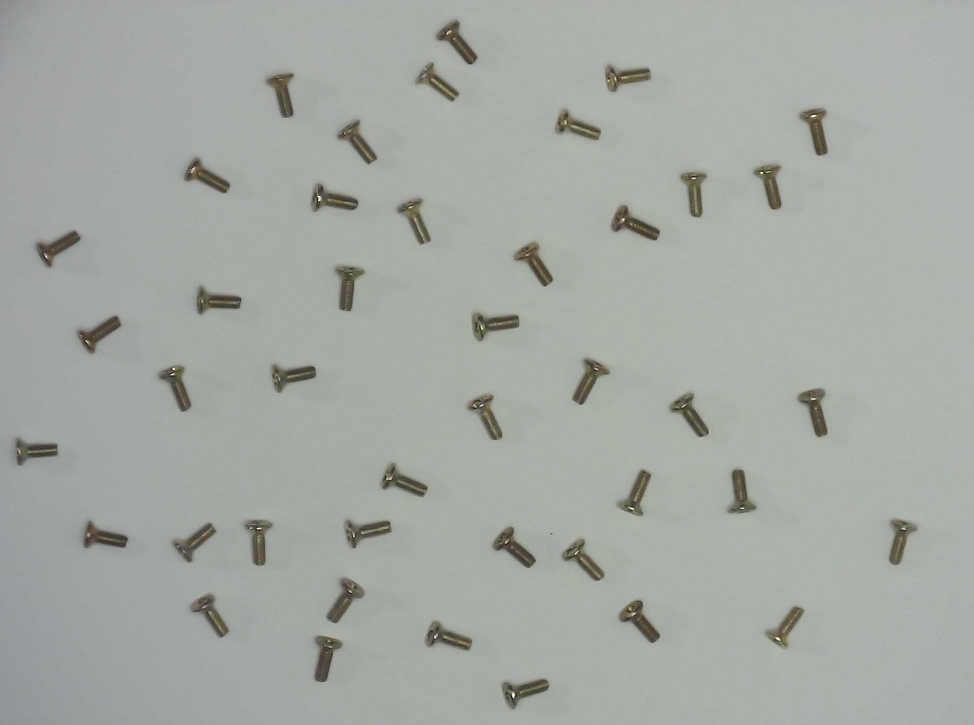
#> input picture data/Screws_2024_07_15/img1.jpg, 974 x 725 px, shrunk from 1451 x 1080 before the run, found by its file name; its folder holds only this picture in this run
$ jupyter execute non_ai_detection.ipynb   (shell and % lines are left out)
#> lines starting #> are read from the running program, lines starting #| are printed output that depends on the picture; after the words box and inside, x2 and y2 are one past the last pixel; in counts of white or black regions, pixels touching at a corner belong together
#> the answer given: img1.jpg
# Non-AI Solution: Screw and Bolt Detection using OpenCV
**Author:** Sanjay
**Task:** Count items in images using traditional Computer Vision techniques
**Target Accuracy:** > 95%

## Approach
- Binary thresholding for object segmentation
- Contour detection for object identification
- Shape analysis (hexagonal/circular) for bolt detection
- Center hole detection for screw vs bolt classification

[cell 1]
# Install required packages

[cell 2]
import cv2
import numpy as np
from matplotlib import pyplot as plt
from pathlib import Path

# For Colab file upload
try:
    from google.colab import files
    IN_COLAB = True
except ImportError:
    IN_COLAB = False

[cell 3]
class ScrewBoltDetector:
    """Advanced detector for screws and bolts using traditional CV techniques."""

    def __init__(self, min_area=100, max_area=10000, blur_kernel=(5, 5), threshold=60):
#> further down, image is the input picture: shape (725, 974, 3); mean B, G, R 163.1, 168.4, 164.1
        self.min_area = min_area
        self.max_area = max_area
        self.blur_kernel = blur_kernel
        self.threshold = threshold

    # [35 lines left out: functions is_hexagonal_or_circular, has_center_hole, not called in this run]

    def detect_objects(self, image):
        """Detect and classify screws and bolts in image."""
        output = image.copy()

        # Preprocessing
        gray = cv2.cvtColor(image, cv2.COLOR_BGR2GRAY)
        blurred = cv2.GaussianBlur(gray, self.blur_kernel, 0)
        _, thresh = cv2.threshold(blurred, self.threshold, 255, cv2.THRESH_BINARY_INV)
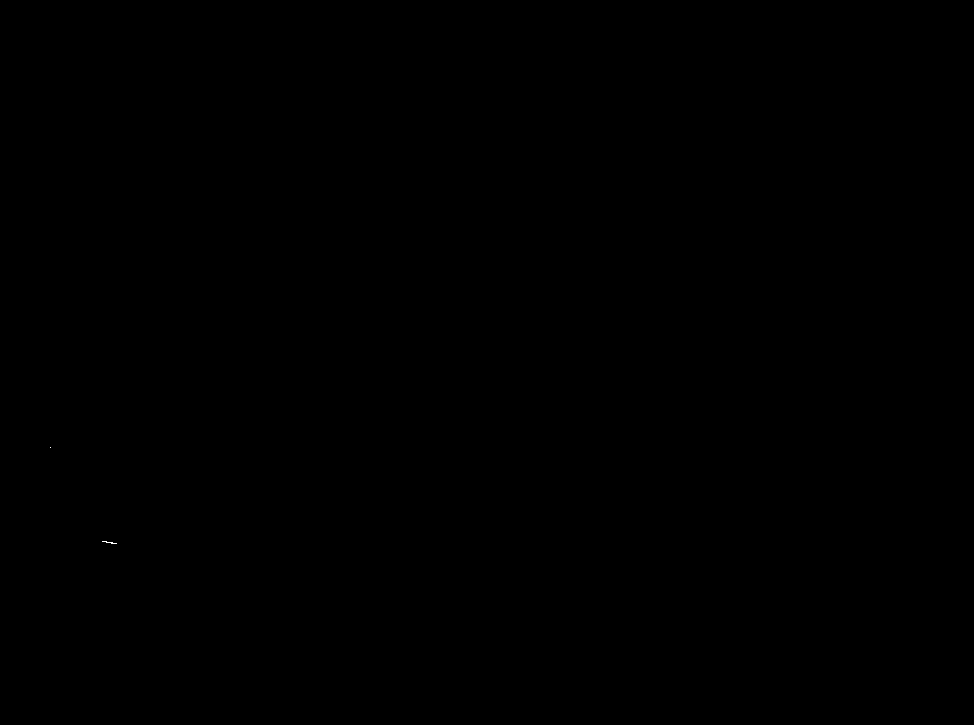
#> thresh: shape (725, 974); 0% white in thin lines or dots, all inside (x1, y1, x2, y2) = (50, 447, 117, 544)

        # Morphological operations
        kernel = cv2.getStructuringElement(cv2.MORPH_ELLIPSE, (3, 3))
        thresh = cv2.morphologyEx(thresh, cv2.MORPH_CLOSE, kernel, iterations=2)
        thresh = cv2.morphologyEx(thresh, cv2.MORPH_OPEN, kernel, iterations=1)
#> thresh: shape (725, 974); every value is 0

        # Find contours
        contours, _ = cv2.findContours(thresh, cv2.RETR_EXTERNAL, cv2.CHAIN_APPROX_SIMPLE)
#> contours = []

        screw_count = 0
        bolt_count = 0
        detections = []

        for cnt in contours:
            area = cv2.contourArea(cnt)

            if area < self.min_area or area > self.max_area:
                continue

            x, y, w, h = cv2.boundingRect(cnt)
            roi = image[y:y+h, x:x+w]

            # Classify
            if self.has_center_hole(roi):
                label = 'Bolt'
                bolt_count += 1
                color = (0, 0, 255)  # Red
            else:
                label = 'Screw'
                screw_count += 1
                color = (0, 255, 0)  # Green

            detections.append({
                'type': label,
                'bbox': (x, y, w, h),
                'area': int(area)
            })

            # Draw annotations
            cv2.rectangle(output, (x, y), (x + w, y + h), color, 2)
            cv2.putText(output, label, (x, y - 10),
                       cv2.FONT_HERSHEY_SIMPLEX, 0.5, color, 2)
#> this loop made 0 passes
#> after the loop, bolt_count = 0; detections = []; screw_count = 0

        return output, screw_count, bolt_count, detections

[cell 4]
# Upload images (for Colab)
if IN_COLAB:
    uploaded = files.upload()
    image_files = list(uploaded.keys())
else:
    # Automatically load all images from the specified directory
    import glob
    image_dir = '/Users/sanju/Desktop/Sanjay/Screws_2024_07_15'
    image_files = sorted(
        glob.glob(f"{image_dir}/*.jpg") +
        glob.glob(f"{image_dir}/*.jpeg") +
        glob.glob(f"{image_dir}/*.png") +
        glob.glob(f"{image_dir}/*.bmp")
    )
    print(f"Found {len(image_files)} images in {image_dir}")

[cell 5]
# Initialize detector
detector = ScrewBoltDetector(
    min_area=100,
    max_area=10000,
    threshold=60
)

# Process each image
results = []

for fname in image_files:
    image = cv2.imread(fname)

    if image is None:
        print(f"Could not read {fname}")
        continue

    annotated, screws, bolts, detections = detector.detect_objects(image)
#> screws = 0; bolts = 0; detections = []
    total = screws + bolts
#> total = 0

    results.append({
        'filename': fname,
        'screws': screws,
        'bolts': bolts,
        'total': total
    })

    print(f"{fname} -> Screws: {screws}, Bolts: {bolts}, Total: {total}")
#| img1.jpg -> Screws: 0, Bolts: 0, Total: 0

    # Display results
    plt.figure(figsize=(12, 8))
    plt.imshow(cv2.cvtColor(annotated, cv2.COLOR_BGR2RGB))
    plt.axis('off')
    plt.title(f"{fname} - Screws: {screws}, Bolts: {bolts}, Total: {total}", fontsize=14)
    plt.tight_layout()
    plt.show()

[cell 6]
# Summary statistics
import pandas as pd

df = pd.DataFrame(results)
#> df = table of 1 rows and 4 columns
print("\n=== Detection Summary ===")
print(df)
#|    filename  screws  bolts  total
#| 0  img1.jpg       0      0      0
print(f"\nTotal objects detected: {df['total'].sum()}")
#| Total objects detected: 0
print(f"Total screws: {df['screws'].sum()}")
#| Total screws: 0
print(f"Total bolts: {df['bolts'].sum()}")
#| Total bolts: 0


$ run again, on data/Screws_2024_07_15/img4.jpg
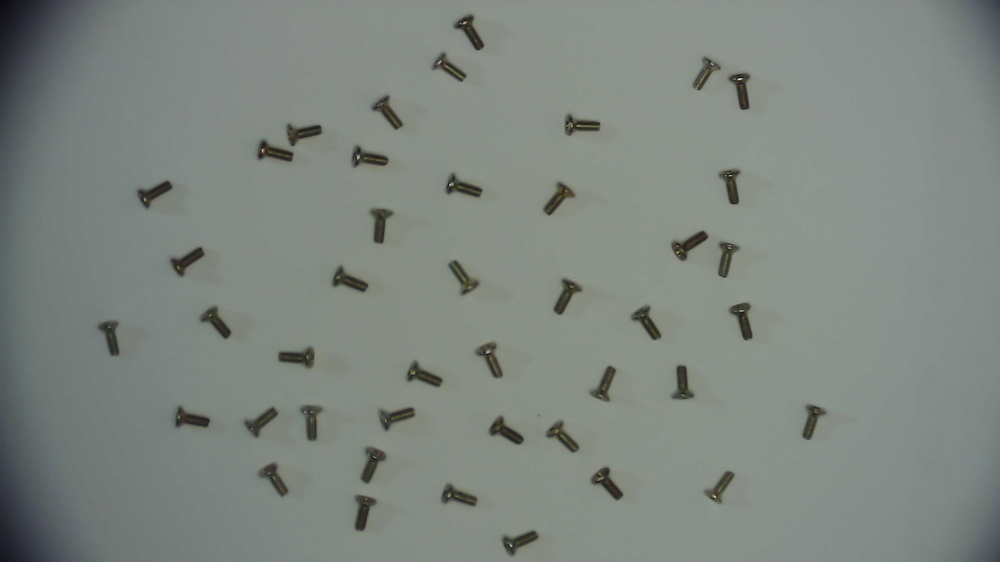
#> input picture data/Screws_2024_07_15/img4.jpg, 1000 x 562 px, shrunk from 1920 x 1080 before the run, found by its file name
#> image is the input picture: shape (562, 1000, 3); mean B, G, R 128.3, 134.3, 126.5
#> in detect_objects, `thresh = cv2.morphologyEx(thresh, cv2.MORPH_CLOSE, kernel, iterations=2)`:
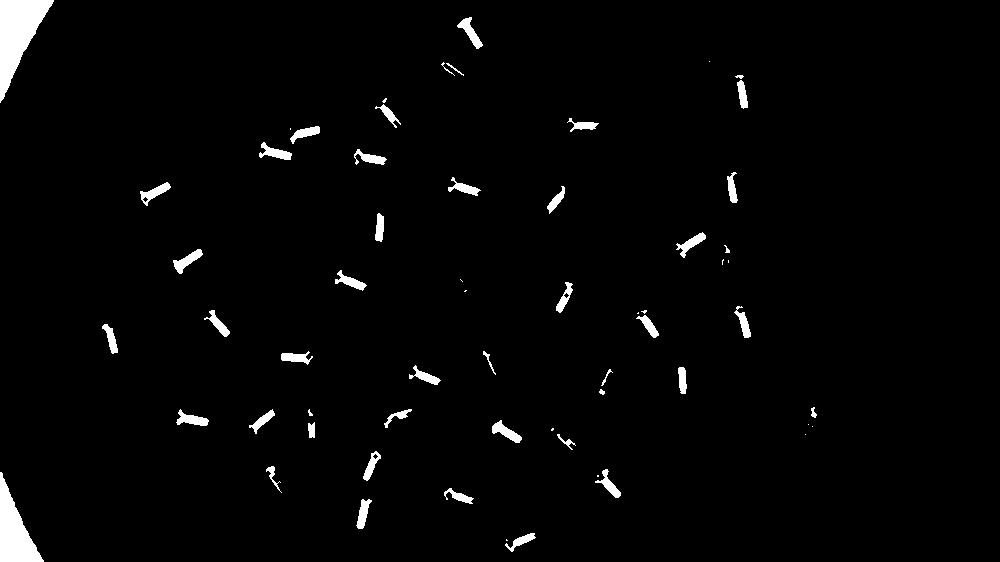
#> thresh: shape (562, 1000); 2.2% white; 61 white regions (16 under 20 px), largest, box (x1, y1, x2, y2) and area: (0, 0, 54, 103) 2689, (0, 472, 44, 562) 1931, (457, 17, 483, 49) 297
#> contours = 60 contours, 22 with area under 20; largest, box (x1, y1, x2, y2) and area: (0, 0, 54, 102) 2560, (0, 472, 44, 562) 1819, (457, 17, 483, 49) 258, (173, 249, 203, 274) 255, (492, 420, 522, 443) 250
#> the loop in detect_objects, `for cnt in contours:` made 60 passes
#> (area, x, y, w, h) on passes 2, 3, 16, 30: (216.5, 356, 499, 16, 30), (102.5, 444, 488, 29, 16), (251.5, 176, 409, 33, 17), (194.5, 209, 310, 21, 27)
#> after the loop in detect_objects, `for cnt in contours:`:
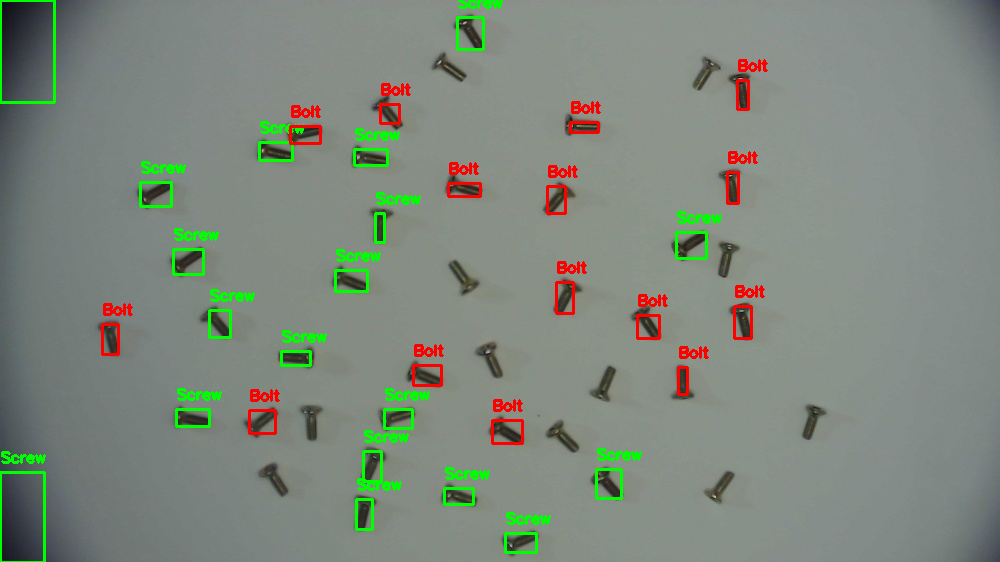
#> output: shape (562, 1000, 3); 3.5% of pixels changed, all inside (x1, y1, x2, y2) = (0, 0, 768, 562)
#> after the loop in detect_objects, `for cnt in contours:`: bolt_count = 15; detections = 34 items; screw_count = 19
#> `annotated, screws, bolts, detections = detector.detect_objects(image)`: bolts = 15; detections = 34 items
#> total = 34
#| img4.jpg -> Screws: 19, Bolts: 15, Total: 34
#> df = table of 1 rows and 4 columns
#|    filename  screws  bolts  total
#| 0  img4.jpg      19     15     34
#| Total objects detected: 34
#| Total screws: 19
#| Total bolts: 15

$ run again, on data/Screws_2024_07_15/img5.jpg
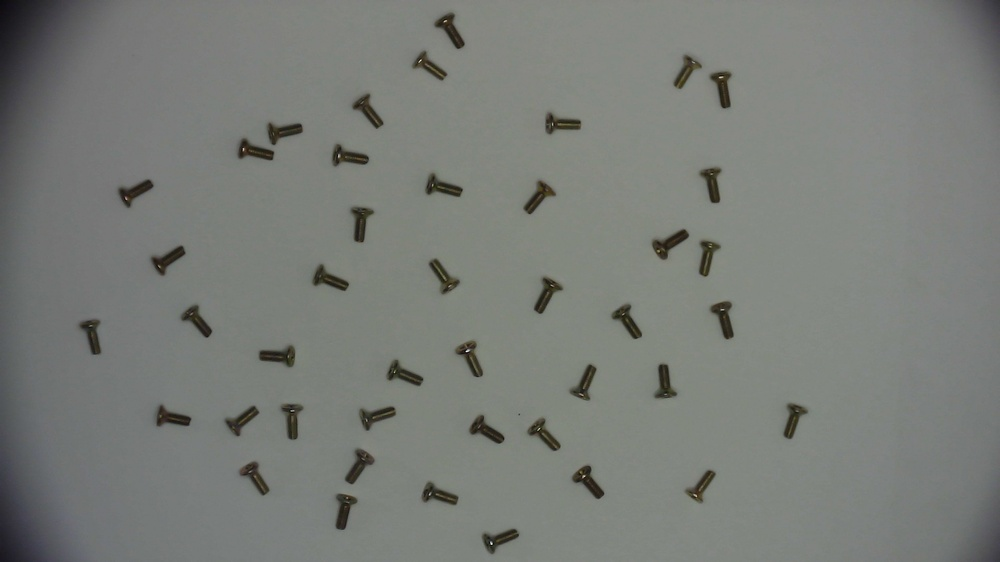
#> input picture data/Screws_2024_07_15/img5.jpg, 1000 x 562 px, shrunk from 1920 x 1080 before the run, found by its file name
#> image is the input picture: shape (562, 1000, 3); mean B, G, R 119.7, 124.3, 121.2
#> in detect_objects, `thresh = cv2.morphologyEx(thresh, cv2.MORPH_CLOSE, kernel, iterations=2)`:
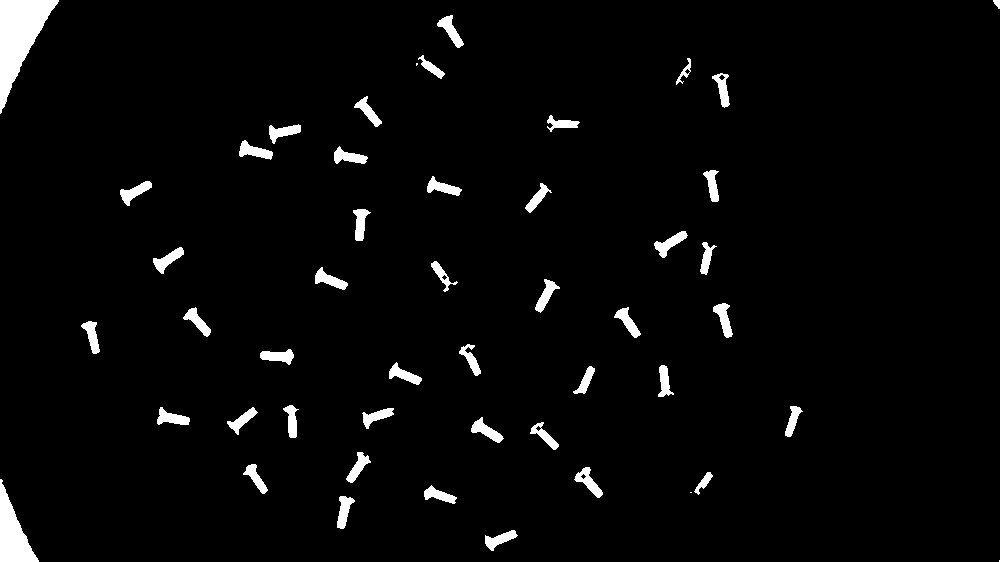
#> thresh: shape (562, 1000); 3.1% white; 49 white regions (3 under 20 px), largest, box (x1, y1, x2, y2) and area: (0, 0, 59, 114) 3131, (0, 479, 39, 562) 1576, (654, 231, 688, 258) 355
#> contours = 47 contours, 1 with area under 20; largest, box (x1, y1, x2, y2) and area: (0, 0, 59, 114) 2988, (0, 479, 39, 562) 1474, (574, 467, 603, 498) 316, (654, 231, 688, 258) 314, (471, 417, 504, 443) 304
#> the loop in detect_objects, `for cnt in contours:` made 47 passes
#> (area, x, y, w, h) on passes 5, 8, 28, 31: (88, 694, 472, 19, 23), (269.5, 346, 452, 25, 31), (124, 431, 261, 20, 31), (310.5, 654, 231, 34, 27)
#> after the loop in detect_objects, `for cnt in contours:`:
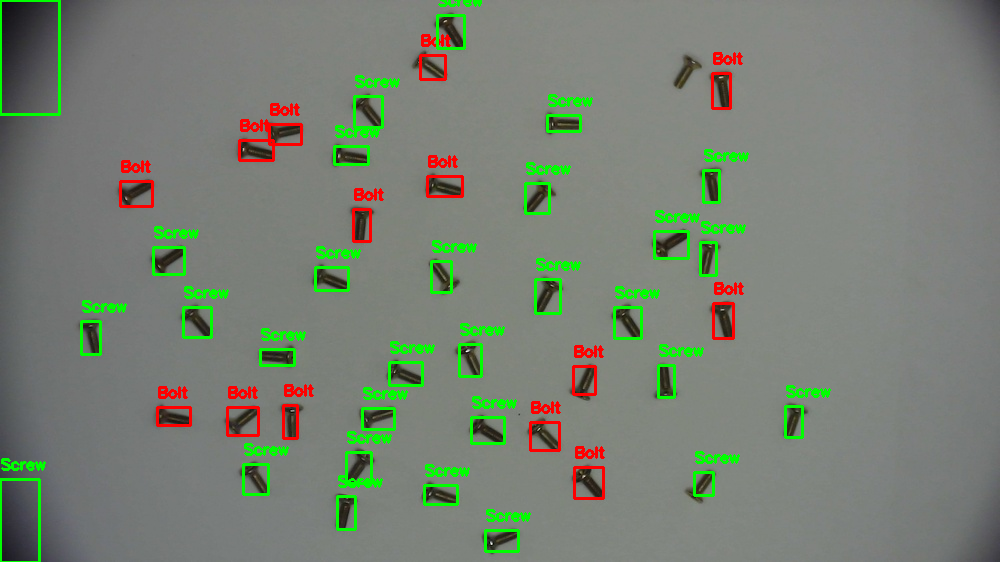
#> output: shape (562, 1000, 3); 4.84% of pixels changed, all inside (x1, y1, x2, y2) = (0, 0, 831, 562)
#> after the loop in detect_objects, `for cnt in contours:`: bolt_count = 14; detections = 44 items; screw_count = 30
#> `annotated, screws, bolts, detections = detector.detect_objects(image)`: bolts = 14; detections = 44 items
#> total = 44
#| img5.jpg -> Screws: 30, Bolts: 14, Total: 44
#> df = table of 1 rows and 4 columns
#|    filename  screws  bolts  total
#| 0  img5.jpg      30     14     44
#| Total objects detected: 44
#| Total screws: 30
#| Total bolts: 14

$ run again, on data/Screws_2024_07_15/img6.jpg
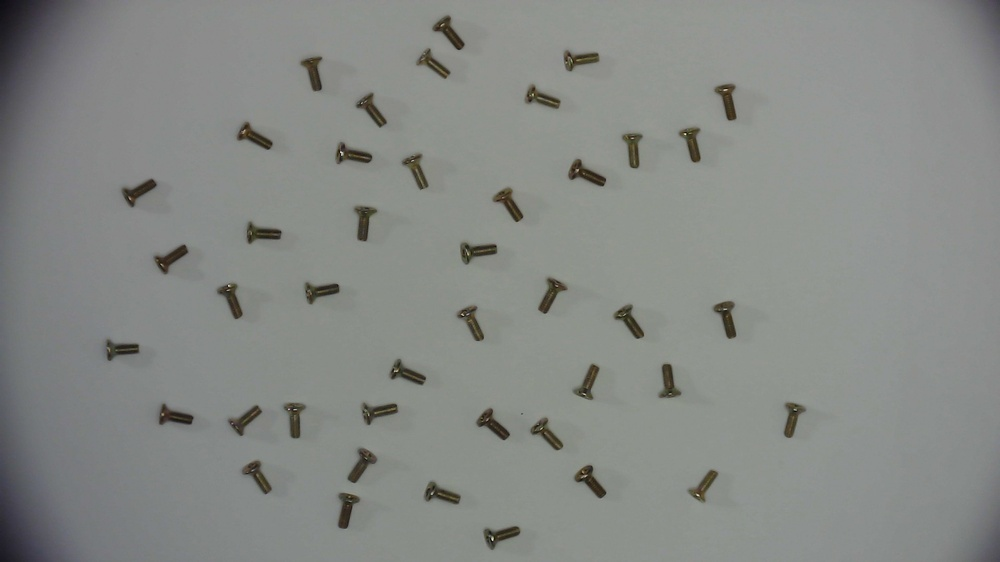
#> input picture data/Screws_2024_07_15/img6.jpg, 1000 x 562 px, shrunk from 1920 x 1080 before the run, found by its file name
#> image is the input picture: shape (562, 1000, 3); mean B, G, R 133.5, 137, 134
#> in detect_objects, `thresh = cv2.morphologyEx(thresh, cv2.MORPH_OPEN, kernel, iterations=1)`:
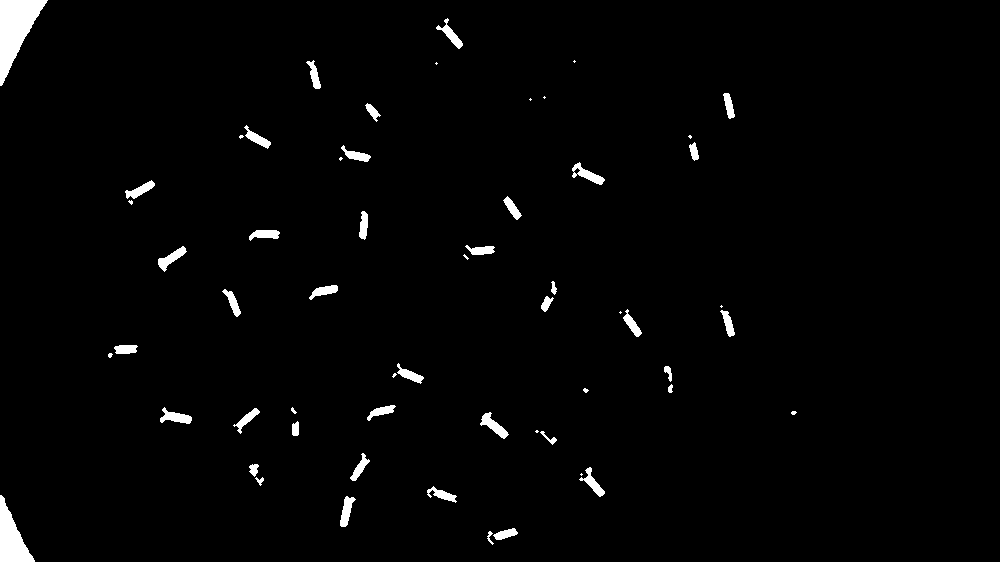
#> thresh: shape (562, 1000); 1.8% white; 58 white regions (17 under 20 px)
#> contours = 58 contours, 18 with area under 20; largest, box (x1, y1, x2, y2) and area: (0, 0, 48, 86) 1920, (0, 495, 35, 562) 1116, (572, 162, 605, 185) 262, (480, 412, 509, 439) 258, (158, 246, 187, 272) 242
#> the loop in detect_objects, `for cnt in contours:` made 58 passes
#> (area, x, y, w, h) on passes 38, 42: (139.5, 249, 230, 31, 11), (217.5, 125, 180, 30, 19)
#> after the loop in detect_objects, `for cnt in contours:`:
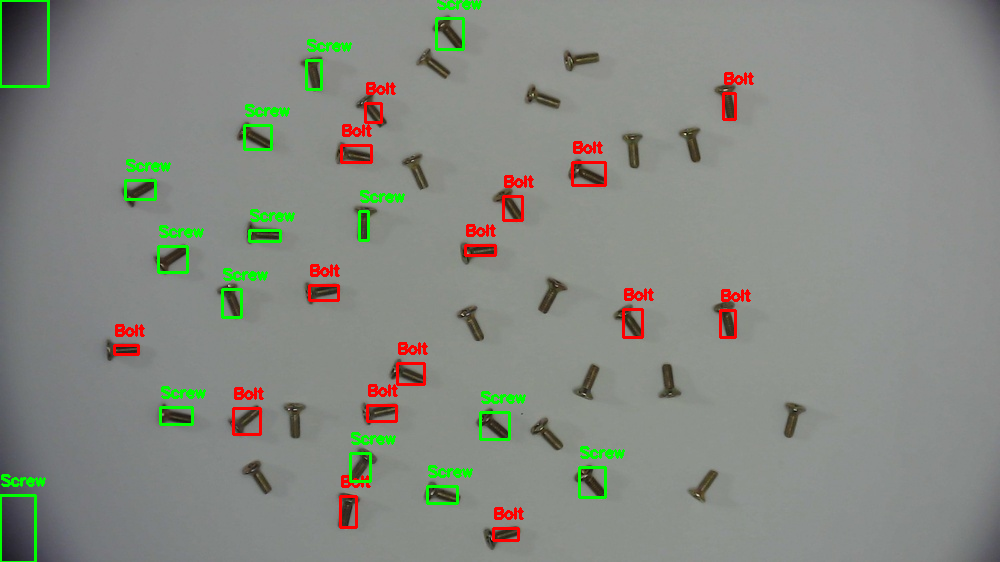
#> output: shape (562, 1000, 3); 3.01% of pixels changed, all inside (x1, y1, x2, y2) = (0, 0, 754, 562)
#> after the loop in detect_objects, `for cnt in contours:`: bolt_count = 15; detections = 30 items; screw_count = 15
#> `annotated, screws, bolts, detections = detector.detect_objects(image)`: detections = 30 items
#> total = 30
#| img6.jpg -> Screws: 15, Bolts: 15, Total: 30
#> df = table of 1 rows and 4 columns
#|    filename  screws  bolts  total
#| 0  img6.jpg      15     15     30
#| Total objects detected: 30
#| Total screws: 15
#| Total bolts: 15
